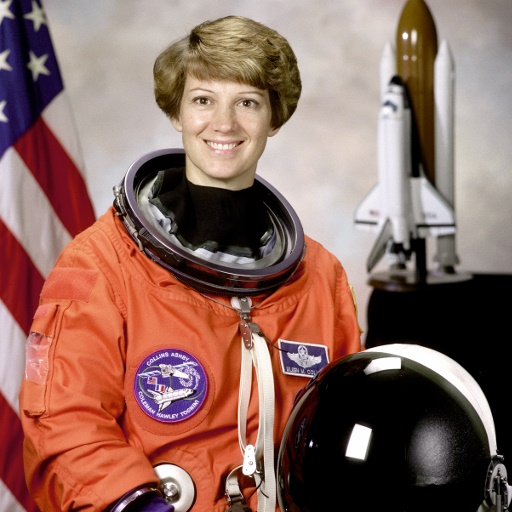
#> input picture Chapter07/images/image.jpg, 512 x 512 px, found by its file name
$ python crop.py
#> lines starting #> are read from the running program, lines starting #| are printed output that depends on the picture
import cv2
img = cv2.imread("image.jpg")
#> img is the input picture: shape (512, 512, 3); mean B, G, R 96.5, 105.8, 141.6
img_crop = img[0:200, 150:350]
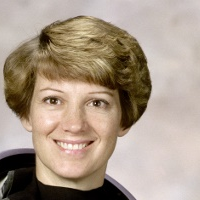
#> img_crop: shape (200, 200, 3); mean B, G, R 136.4, 152.4, 169.1
cv2.imwrite("crop_img.jpg", img_crop)
cv2.imshow("crop", img_crop)
